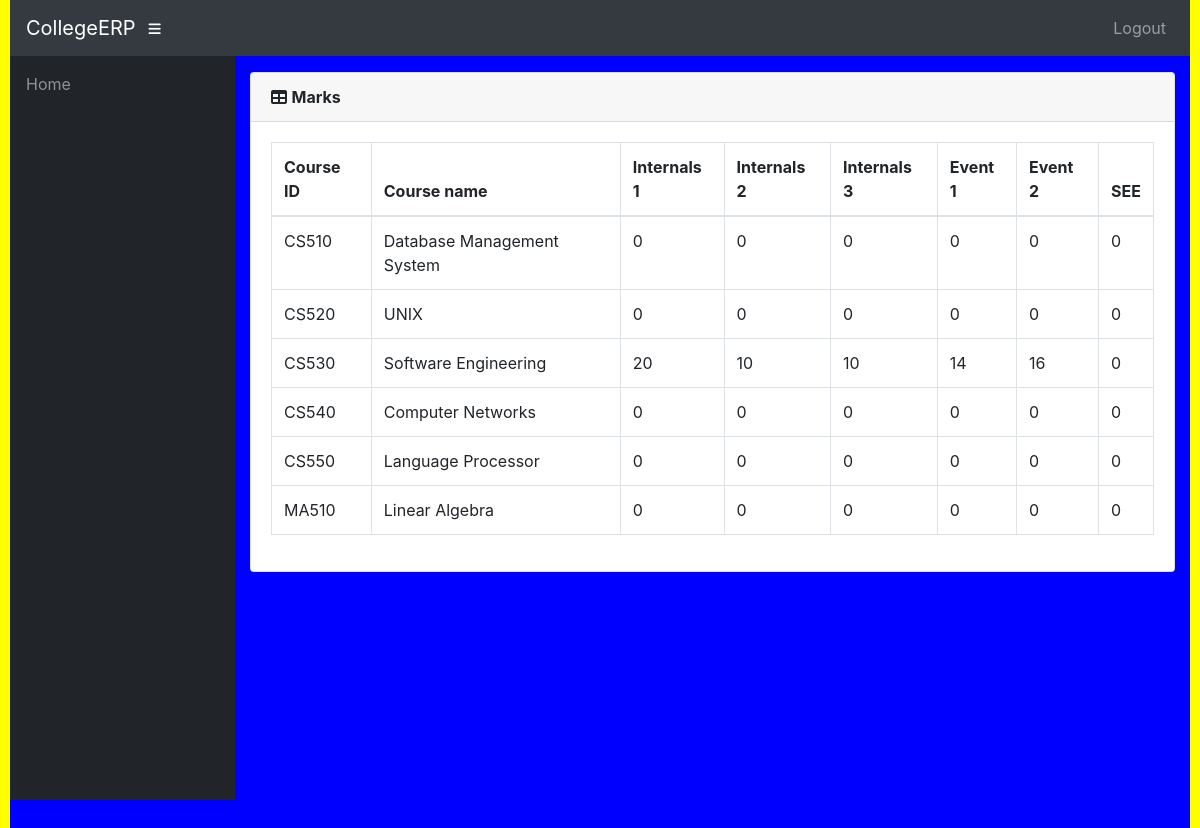
/student/CS01/marks_list/ (signed in), run on the app's committed database.
### info/models.py (models this page shows, shortened)
class StudentCourse(models.Model):
    student = models.ForeignKey(Student, on_delete=models.CASCADE)
    course = models.ForeignKey(Course, on_delete=models.CASCADE)
    class Meta:
        unique_together = (('student', 'course'),)
        verbose_name_plural = 'Marks'

class Course(models.Model):
    dept = models.ForeignKey(Dept, on_delete=models.CASCADE)
    id = models.CharField(primary_key='True', max_length=50)
    name = models.CharField(max_length=50)
    shortname = models.CharField(max_length=50, default='X')

class Marks(models.Model):
    studentcourse = models.ForeignKey(StudentCourse, on_delete=models.CASCADE)
    name = models.CharField(max_length=50, choices=test_name, default='Internal test 1')
    marks1 = models.IntegerField(default=0, validators=[MinValueValidator(0), MaxValueValidator(100)])
    class Meta:
        unique_together = (('studentcourse', 'name'),)

### info/views.py (the view)
# urls.py: path('student/<slug:stud_id>/marks_list/', views.marks_list, name='marks_list'),
@login_required()
def marks_list(request, stud_id):
    stud = Student.objects.get(USN=stud_id,)
    ass_list = Assign.objects.filter(class_id_id=stud.class_id)
    sc_list = []
    for ass in ass_list:
        try:
            sc = StudentCourse.objects.get(student=stud, course=ass.course)
        except StudentCourse.DoesNotExist:
            sc = StudentCourse(student=stud, course=ass.course)
            sc.save()
            sc.marks_set.create(type='I', name='Internal test 1')
            sc.marks_set.create(type='I', name='Internal test 2')
            sc.marks_set.create(type='I', name='Internal test 3')
            sc.marks_set.create(type='E', name='Event 1')
            sc.marks_set.create(type='E', name='Event 2')
            sc.marks_set.create(type='S', name='Semester End Exam')
        sc_list.append(sc)
    return render(request, 'info/marks_list.html', {'sc_list': sc_list})

### info/models.py (called while the page is built)
    @property
    def is_student(self):
        if hasattr(self, 'student'):
            return True
        return False

    @property
    def is_teacher(self):
        if hasattr(self, 'teacher'):
            return True
        return False

### info/templates/info/marks_list.html
{% extends 'info/base.html' %}
    {% load static %}
    {% block content %}
                  <div class="card mb-3">
            <div class="card-header">
              <i class="fas fa-table"></i>
            <b>Marks</b></div>
            <div class="card-body">
              <div class="table-responsive">
                <table class="table table-bordered" id="dataTable" width="100%" cellspacing="0">
                  <thead>
                    <tr>
                        <th>Course ID</th>
                        <th>Course name</th>
                        <th>Internals 1</th>
                        <th>Internals 2</th>
                        <th>Internals 3</th>
                        <th>Event 1</th>
                        <th>Event 2</th>
                        <th>SEE</th>
                    </tr>
                  </thead>
                  <tbody>
                    {% for sc in sc_list %}
                    <tr>
                        <td>{{ sc.course_id }}</td>
                        <td>{{sc.course.name}}</td>
                        {% for m in sc.marks_set.all %}
                            <td>{{ m.marks1 }}</td>
                        {% endfor %}
                    </tr>
                    {% empty %}
                            <p>student has no courses</p>
                    {% endfor %}
                  </tbody>
                </table>
              </div>
            </div>
          </div>
    {% endblock %}

### data on the page
StudentCourse: course_id "CS510", course.name "Database Management System"
Marks: marks1 "0"
Marks: marks1 "0"
Marks: marks1 "0"
Marks: marks1 "0"
Marks: marks1 "0"
Marks: marks1 "0"
StudentCourse: course_id "CS520", course.name "UNIX"
Marks: marks1 "0"
Marks: marks1 "0"
Marks: marks1 "0"
Marks: marks1 "0"
Marks: marks1 "0"
Marks: marks1 "0"
StudentCourse: course_id "CS530", course.name "Software Engineering"
Marks: marks1 "20"
Marks: marks1 "10"
Marks: marks1 "10"
Marks: marks1 "14"
Marks: marks1 "16"
Marks: marks1 "0"
StudentCourse: course_id "CS540", course.name "Computer Networks"
Marks: marks1 "0"
Marks: marks1 "0"
Marks: marks1 "0"
Marks: marks1 "0"
Marks: marks1 "0"
Marks: marks1 "0"
StudentCourse: course_id "CS550", course.name "Language Processor"
Marks: marks1 "0"
Marks: marks1 "0"
Marks: marks1 "0"
Marks: marks1 "0"
Marks: marks1 "0"
Marks: marks1 "0"
StudentCourse: course_id "MA510", course.name "Linear Algebra"
Marks: marks1 "0"
Marks: marks1 "0"
Marks: marks1 "0"
Marks: marks1 "0"
Marks: marks1 "0"
Marks: marks1 "0"
